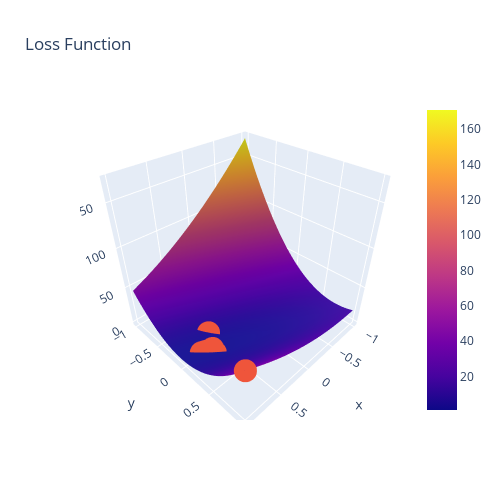

Notebook cell for this chart:
### Markdown cell above
❓ [optional] What about 3D? Try to plot the same data on a [plot.ly 3D contour plot](https://plotly.com/python/3d-surface-plots/) below

### Code cell
import plotly.graph_objects as go

surface = go.Surface(x=range_a, y=range_b, z=Z)
scatter = go.Scatter3d(x=dict_gradient['a'], 
                       y=dict_gradient['b'], 
                       z=dict_gradient['history'], 
                       mode='markers')
fig = go.Figure(data=[surface, scatter])

fig.update_layout(title='Loss Function', autosize=False, width=500, height=500)
fig.show()
